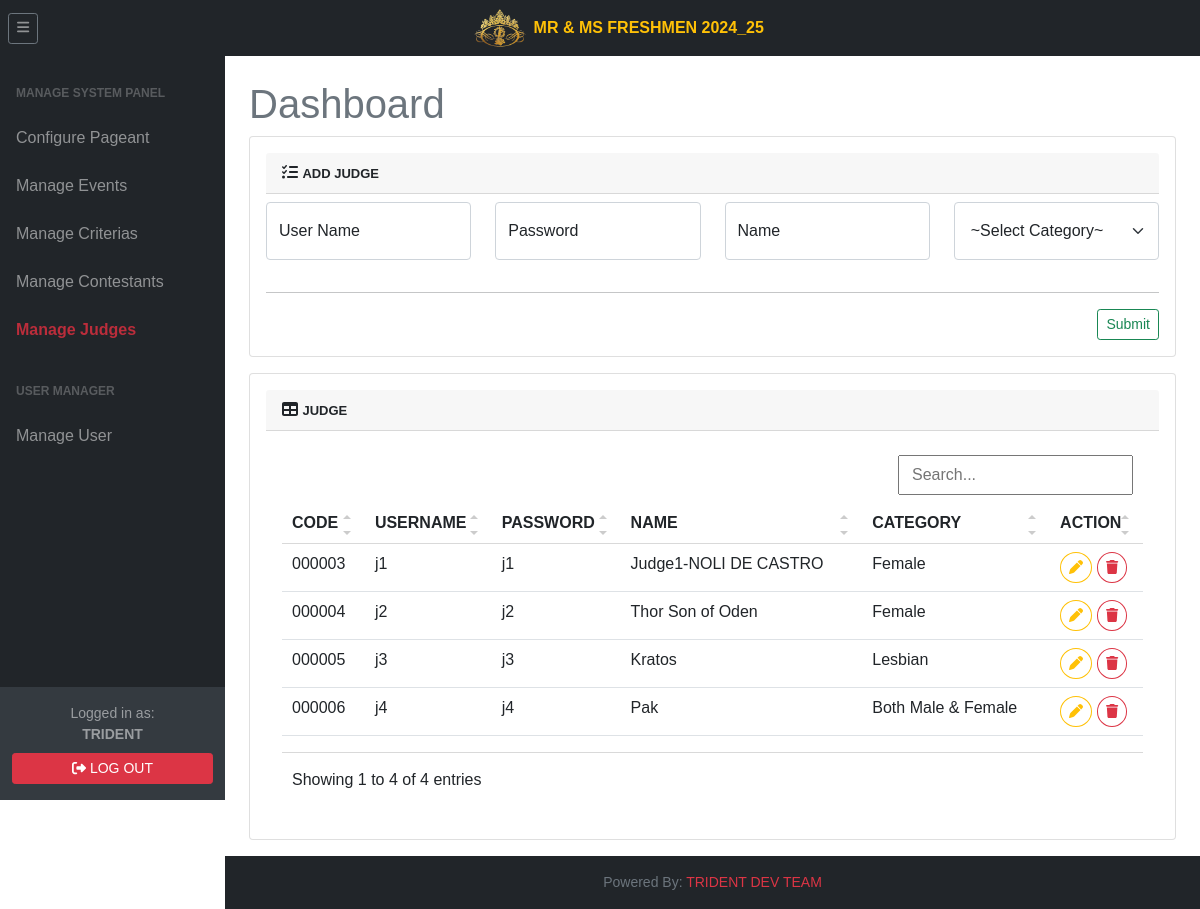
/tri.super/superjudge.php (signed in), run on an earlier commit of the app's database.
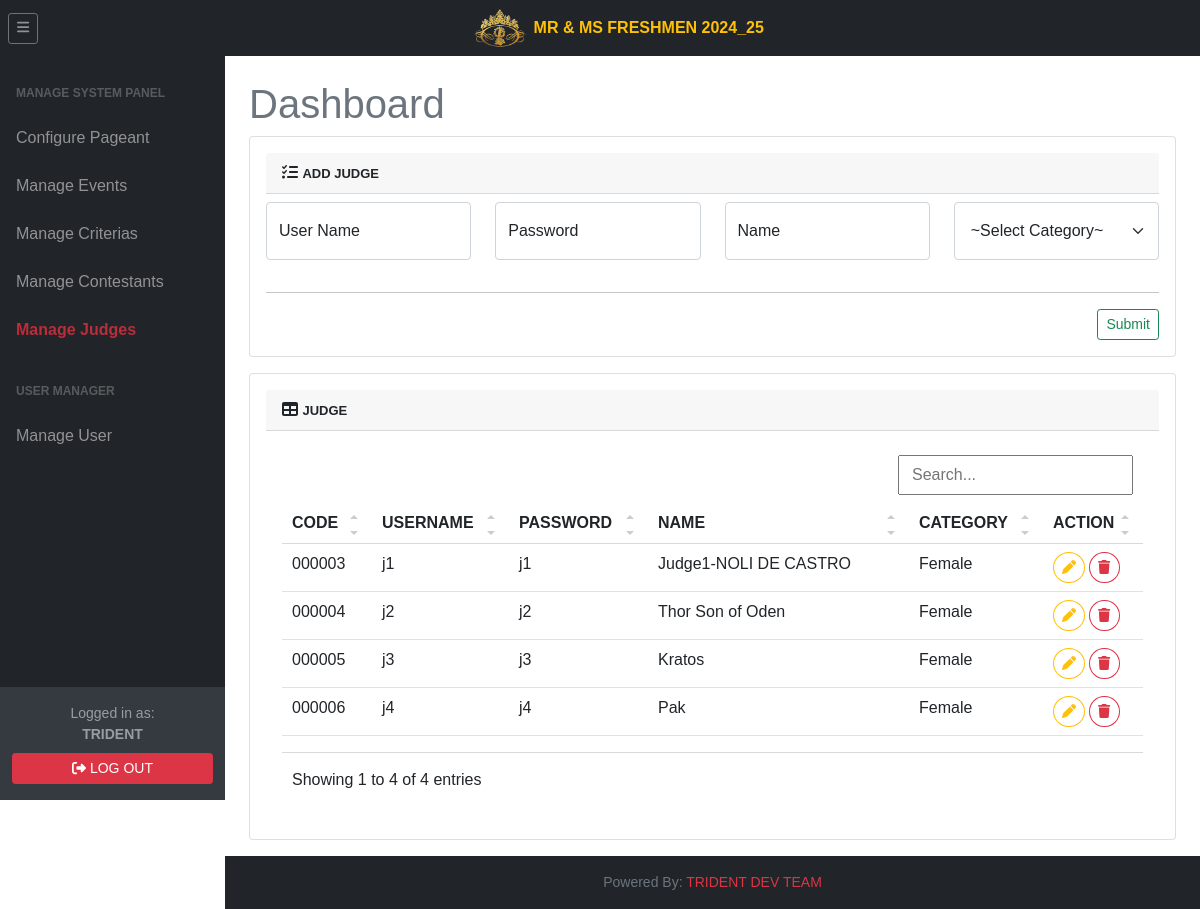
And on a later commit of the database.
### tables this page shows
CREATE TABLE `user` (
  `id` int(11) NOT NULL,
  `code` varchar(16) DEFAULT NULL,
  `username` varchar(90) DEFAULT NULL,
  `password` varchar(255) DEFAULT NULL,
  `name` varchar(45) DEFAULT NULL,
  `types` varchar(45) DEFAULT NULL,
  `category` varchar(15) DEFAULT NULL,
  `status` tinyint(1) DEFAULT NULL,
  `added_by` varchar(16) DEFAULT NULL,
  `added_timestamp` timestamp NULL DEFAULT NULL,
  `updated_by` varchar(16) DEFAULT NULL,
  `updated_timestamp` timestamp NULL DEFAULT NULL
);

### tri.super/superjudge.php (the view, shortened to what the changed rows need)
<?php
    require '../include/connector/dbconn.php';
?>
<!DOCTYPE html>
<html lang="en">
    <head>
        <link href="../css/dataTable.css" rel="stylesheet" />
        <link href="../css/styles.css" rel="stylesheet" />
        <link rel="stylesheet" href="../css/jquery-ui.min.css">
    </head>
    <body class="sb-nav-fixed">
        <div id="layoutSidenav">
            <div id="layoutSidenav_content">
                <main>
                <div class="container-fluid px-4">
                        <h1 class="mt-4 text-muted">Dashboard</h1>
                            <section class="mb-3">
                                <div class="card">
                                        <div class="card-body">
                                            <div class="card-body table-responsive-sm">
                                                <table class="table table-hover" id="data">
                                                <?php
                                                $sqlLogs = judgeAccountList;
                                                        $resultLogs = mysqli_query($db,$sqlLogs);
                                                        if(mysqli_num_rows($resultLogs) > 0){
                                                    ?>
                                                    <thead>
                                                        <tr>
                                                            <th>CODE</th>
                                                            <th>USERNAME</th>
                                                            <th>PASSWORD</th>
                                                            <th>NAME</th>
                                                            <th>CATEGORY</th>
                                                            <th>ACTION</th>
                                                        </tr>
                                                    </thead>
                                                    <?php
                                                        while($rowLogs = mysqli_fetch_assoc($resultLogs)){
                                                        ?>
                                                    <tr>
                                                        <td>
                                                            <?=$rowLogs['code']; ?>
                                                        </td>
                                                        <td>
                                                            <?=$rowLogs['username']; ?>
                                                        </td>
                                                        <td>
                                                            <?=$rowLogs['password']; ?>
                                                        </td>
                                                        <td>
                                                            <?=$rowLogs['name']?>
                                                        </td>
                                                        <td>
                                                            <?Php
                                                            $categoryCode = $rowLogs['category'];
                                                            switch ($categoryCode) {
                                                                case 'FE':
                                                                    echo 'Female';
                                                                    break;
                                                                case 'LGBTQ-LES':
                                                                    echo 'Lesbian';
                                                                    break;
                                                                case 'B':
                                                                    echo 'Both Male & Female';
                                                                    break;
                                                            }
                                                            ?>
                                                        </td>
                                                        <td>
                                                            <button data-code='<?= $rowLogs['code']; ?>' class="updateJudgeCode btn btn-outline-warning btn-sm rounded-circle"><i class="fa-solid fa-pen"></i></button>
                                                            <button data-code='<?= $rowLogs['code']; ?>' class="deleteJudgeCode btn btn-outline-danger btn-sm rounded-circle"><i class="fa-solid fa-trash"></i></button>
                                                        </td>
                                                    </tr>
                                                    <?php
                                                            }
                                                        } else {
                                                            echo "<h3 class='text-danger text-center mt-3'>No Existing Data Found!</h3>";
                                                        }
                                                    ?>
                                                </table>
                                            </div>
                                    </div>
                                </div>
                            </section>
                    </div>
                </main>
            </div>
        </div>
</body>
</html>

What changed in the data, as far as the page shows it:
changed user "Kratos": category "Lesbian" → "Female"
changed user "Pak": category "Both Male & Female" → "Female"
